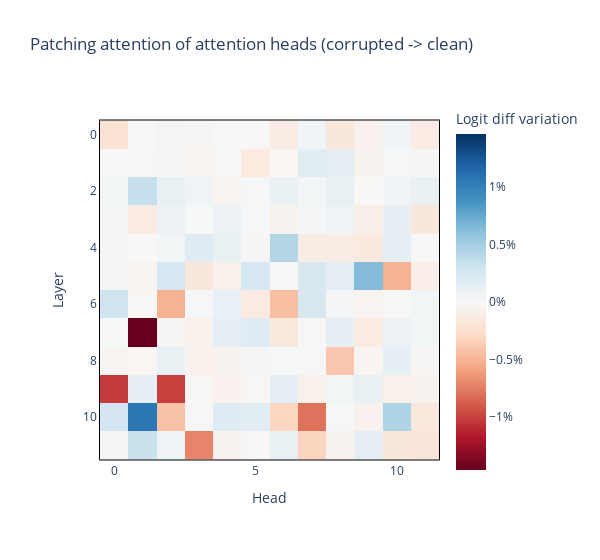

The code cell stored with this chart in its notebook:
### Code cell
imshow_p(
    results['pattern'] * 100,
    title="Patching attention of attention heads (corrupted -> clean)",
    labels={"x": "Head", "y": "Layer", "color": "Logit diff variation"},
    coloraxis=dict(colorbar_ticksuffix = "%"),
    border=True,
    width=600,
    margin={"r": 100, "l": 100}
)

### Figure 1 — Plotly figure (JSON) as saved in the notebook; plotly's stock layout.template omitted (floating-point values rounded to 4 significant figures; data arrays with more than 128 entries replaced by an {"elided": "..."} marker saying what was removed)
{"data": [{"coloraxis": "coloraxis", "hovertemplate": "Head: %{x}<br>Layer: %{y}<br>Logit diff variation: %{z}<extra></extra>", "name": "0", "type": "heatmap", "xaxis": "x", "yaxis": "y", "z": {"elided": "12x12 float values"}}], "layout": {"coloraxis": {"cmid": 0, "colorbar": {"ticksuffix": "%", "title": {"text": "Logit diff variation"}}, "colorscale": [[0, "rgb(103,0,31)"], [0.1, "rgb(178,24,43)"], [0.2, "rgb(214,96,77)"], [0.3, "rgb(244,165,130)"], [0.4, "rgb(253,219,199)"], [0.5, "rgb(247,247,247)"], [0.6, "rgb(209,229,240)"], [0.7, "rgb(146,197,222)"], [0.8, "rgb(67,147,195)"], [0.9, "rgb(33,102,172)"], [1, "rgb(5,48,97)"]]}, "margin": {"l": 100, "r": 100}, "title": {"text": "Patching attention of attention heads (corrupted -> clean)"}, "width": 600, "xaxis": {"anchor": "y", "constrain": "domain", "domain": [0, 1], "linecolor": "black", "linewidth": 1, "mirror": true, "scaleanchor": "y", "showline": true, "title": {"text": "Head"}}, "yaxis": {"anchor": "x", "autorange": "reversed", "constrain": "domain", "domain": [0, 1], "linecolor": "black", "linewidth": 1, "mirror": true, "showline": true, "title": {"text": "Layer"}}}}
